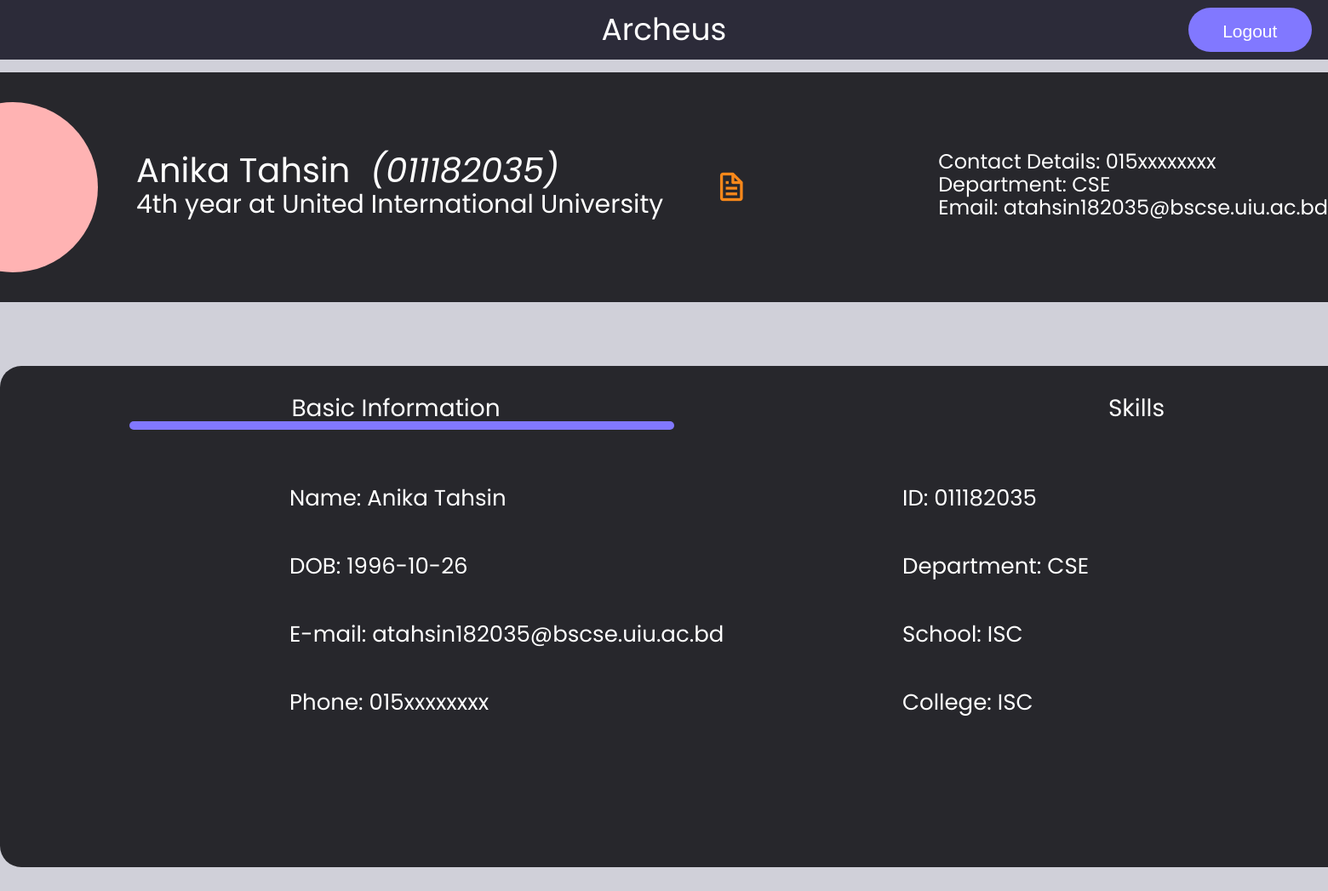
The app's page /student_profile.php (signed in) with its own data.
### tables this page shows
CREATE TABLE `student` (
  `st_id` int(11) NOT NULL,
  `st_username` varchar(255) NOT NULL,
  `st_name` varchar(255) NOT NULL,
  `st_email` varchar(255) NOT NULL,
  `st_pass` varchar(255) NOT NULL,
  `st_dept` varchar(255) NOT NULL,
  `st_contact` varchar(255) DEFAULT NULL,
  `st_dob` date NOT NULL,
  `st_gender` varchar(255) NOT NULL,
  `profile_picture` blob DEFAULT NULL,
  `role` varchar(255) NOT NULL,
  `status` int(11) NOT NULL DEFAULT 0,
  `st_point` int(11) DEFAULT 0,
  `st_github` varchar(255) DEFAULT NULL,
  `verification_code` text NOT NULL,
  `email_verified_at` datetime DEFAULT NULL,
  `st_year` varchar(255) NOT NULL DEFAULT '1st'
);

CREATE TABLE `cv_edu` (
  `edu_id` int(11) NOT NULL,
  `st_username` varchar(255) NOT NULL,
  `edu_school` varchar(255) DEFAULT NULL,
  `edu_school_start` varchar(255) DEFAULT NULL,
  `edu_school_end` varchar(255) DEFAULT NULL,
  `edu_college` varchar(255) DEFAULT NULL,
  `edu_college_start` varchar(255) DEFAULT NULL,
  `edu_college_end` varchar(255) DEFAULT NULL,
  `edu_uni` varchar(255) DEFAULT NULL,
  `edu_uni_start` varchar(255) DEFAULT NULL,
  `edu_uni_end` varchar(255) DEFAULT NULL,
  `edu_uni_dept` varchar(255) DEFAULT NULL,
  `edu_uni_major` varchar(255) DEFAULT NULL,
  `edu_uni_cgpa` varchar(255) DEFAULT NULL
);

### student_profile.php (the view, shortened to what this page needs)
<?php
 if(
    isset($_SESSION['st_user']) && !empty($_SESSION['st_user'])
 ){
    $id = $_SESSION['st_user'];
    try{
        include "db_connect.php";
        $sqlquery1 = "SELECT * FROM student WHERE st_username = '$id'";
        $infoget1 = mysqli_query($conn, $sqlquery1);
        $info1 = mysqli_fetch_array($infoget1,MYSQLI_ASSOC);
        $name = $info1['st_name'];
        $email = $info1['st_email'];
        $dept = $info1['st_dept'];
        $contact = $info1['st_contact'];
        $dob = $info1['st_dob'];
        $year = $info1['st_year'];
        $sqlquery2 = "SELECT * FROM cv_edu WHERE st_username = '$id'";
        $infoget2 = mysqli_query($conn, $sqlquery2);
        $info2 = mysqli_fetch_array($infoget2,MYSQLI_ASSOC);
        $school = $info2['edu_school'];
        $college = $info2['edu_college'];
        ?>
            <!DOCTYPE html>
            <html lang="en">
            <head>
                <link rel="stylesheet" href="student_profile.css">
                <link href='https://unpkg.com/boxicons@2.1.1/css/boxicons.min.css' rel='stylesheet'>
                <link rel="stylesheet" href="https://cdn.jsdelivr.net/npm/bootstrap@4.0.0/dist/css/bootstrap.min.css">
                <link rel="stylesheet" href="https://cdn.jsdelivr.net/npm/semantic-ui@2.4.2/dist/semantic.min.css">
            </head>
            <body>
                <div class="layout">
                    <nav class="navbar fixed-top navbar top">
                        <div id="top_title">
                            <span class="home_button" onclick="window.location.href = 'student_home.php';">Archeus</span>
                        </div>
                        <div id="top_logout">
                            <a class="ui orange button huge" name="logout"
                                onclick="window.location.href = 'student_logoutprocess.php';" id="buttonbox2">Logout</a>
                        </div>
                    </nav>
                    <div class="mid">
                        <div class="topinfobox">
                            <div class="leftinfo">
                                <div class="imgdiv">
                                    <div class="userimg" id="userimg">
                                    </div>
                                </div>
                                <div class="userinfo">
                                    <div>
                                        <label class="user_name"><?php echo $name; ?></label>
                                        <label class="user_id"><em>(<?php echo $id; ?>)</em></label>
                                    </div>
                                    <label class="user_uni"><?php echo $year; ?> year at United International University</label>
                                </div>
                            </div>
                            <div class="midinfo">
                                <div class="imgdiv">
                                    <i class='bx bx-file iconbox' style='color:#f8881a'></i>
                                </div>
                            </div>
                            <div class="rightinfo">
                                <div class="basicdiv">
                                    <label class="user_phone">Contact Details: <?php echo $contact; ?></label>
                                    <label class="user_dept">Department: <?php echo $dept; ?></label>
                                    <label class="user_email">Email: <?php echo $email; ?></label>
                                </div>
                            </div>
                        </div>
                        <div class="wrapper">
                            <nav>
                                <label for="basic_info" class="basic_info">Basic Information</label>
                                <label for="skills" class="skills"></i>Skills</label>
                                <div class="slider"></div>
                            </nav>
                            <section>
                                <div class="content content-1">
                                    <div class="info">
                                        <div class="b_info">
                                            <ul>
                                                <li>Name: <?php echo $name; ?></li>
                                                <li>DOB: <?php echo $dob; ?></li>
                                                <li>E-mail: <?php echo $email; ?></li>
                                                <li>Phone: <?php echo $contact; ?></li>
                                            </ul>
                                        </div>
                                        <div class="b_info">
                                            <ul>
                                                <li>ID: <?php echo $id; ?></li>
                                                <li>Department: <?php echo $dept; ?></li>
                                                <li>School: <?php echo $school; ?></li>
                                                <li>College: <?php echo $college; ?></li>
                                            </ul>
                                        </div>
                                    </div>
                                </div>
                            </section>
                        </div>
                    </div>
                </div>
            </body>
            </html>
        <?php
    }
    catch(PDOException $ex){
        echo '<script>
        alert("Found error");
        window.location = "student_home.php";
        </script>';
    }
}
 else{
    ?>
       <script>location.assign('welcome.php')</script>
   <?php
}
?>

### student_profile.css (style rules this page uses)
* { margin: 0; padding: 0; box-sizing: border-box; font-family: 'Poppins', sans-serif; color: rgb(255, 255, 255); }
:root { --sidebar-color: #FFF; --primary-color: #695CFE; --primary-color-light: #F6F5FF; --toggle-color: #DDD; --text-color: #707070; --tran-03: all 0.2s ease; --tran-03: all 0.3s ease; --tran-04: all 0.3s ease; --tran-05: all 0.3s ease; }
body { min-height: 100vh; transition: var(--tran-05); background-repeat: no-repeat; background-size: fill; }
.layout { display: flex; flex-direction: column; min-height: 100vh; background-color: #d0d0d9; background-repeat: no-repeat; background-size: cover; height: auto; }
.top { background-color: #2C2B39; overflow: hidden; width: 100%; height: 70px; position: relative; display: flex; flex-direction: row; justify-content: center; align-items: center; font-family: 'Expletus-Sans-Medium', sans-serif !important; text-align: center; font-size: 36px; color: white; border: 0px; }
#top_title { flex-grow: 1; padding-left: 150px; }
#buttonbox2 { width: 145px; height: 52px; border-radius: 29px; font-size: 21px; font-family: Helvetica, sans-serif; font-weight: 500; background-color: #8178ff; }
.mid { display: flex; flex-direction: column; margin-top: 10px !important; height: fit-content; padding-bottom: 90px !important; align-items: center; }
.topinfobox { display: flex; position: relative; flex-direction: row; align-items: center; height: auto; width: 1800px; background-color: #27272c !important; top: 75px; border-radius: 38px; border: 0px; padding: 20px; }
.leftinfo { display: flex; flex-direction: row; width: auto; margin-right: 50px; }
.midinfo { display: flex; flex-direction: row; flex-grow: 1; }
.rightinfo { display: flex; flex-direction: row; margin-right: 100px; }
.userinfo { display: flex; flex-direction: column; justify-content: center; }
.userimg { width: 200px; height: 200px; background-color: rgb(255, 179, 179); margin: 15px; margin-right: 35px; }
#userimg { border-radius: 50% !important; }
.user_name { font-size: 40px; margin: 10px; }
.user_id { font-size: 40px; margin: 10px; }
.user_uni { font-size: 30px; margin: 10px; }
.iconbox { font-size: 40px !important; margin-right: 20px; cursor: pointer; }
.basicdiv { display: flex; flex-direction: column; font-size: 24px; }
.wrapper { width: 1800px; margin: 150px auto; padding: 25px 30px 30px 30px; border-radius: 25px; background: #27272c; }
.wrapper nav { position: relative; width: 100%; height: 50px; display: flex; align-items: center; }
.wrapper nav label { display: block; height: 100%; width: 100%; text-align: center; line-height: 50px; cursor: pointer; position: relative; z-index: 1; color: #fff; font-size: 28px; border-radius: 10px; margin: 0 5px; transition: all 0.3s ease; }
#basic_info:checked~nav label.basic_info, #skills:checked~nav label.skills, #projects:checked~nav label.projects { color: #fff; }
nav .slider { position: absolute; height: 10px; width: calc(1920px/3); bottom: 0; z-index: 0; border-radius: 5px; background: #8178ff; transition: all 0.3s ease; }
#basic_info:checked~nav .slider { left: 7%; }
section .content { display: none; background: #27272c; }
#basic_info:checked~section .content-1, #skills:checked~section .content-2, #projects:checked~section .content-3, #help:checked~section .content-4, #about:checked~section .content-5 { display: block; }
.info ul li { list-style: none; }
.info { display: flex; font-size: 26px; line-height: 80px; margin: 30px 0px 0px 300px; }
.info .b_info { flex: 50%; padding: 10px; height: 100%; }
.skills { display: flex; font-size: 26px; line-height: 60px; margin: 30px 0px 0px 300px; }

### records on screen
student: st_name "Anika Tahsin", st_year "4th", st_contact "015xxxxxxxx", st_dept "CSE", st_email "atahsin182035@bscse.uiu.ac.bd", st_dob "1996-10-26"
cv_edu: edu_school "ISC", edu_college "ISC"

### other values on screen
$id "011182035"
